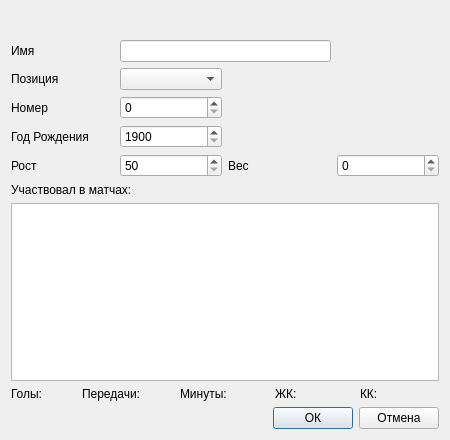
<?xml version="1.0" encoding="UTF-8"?>
<ui version="4.0">
 <class>PlayerDialog</class>
 <widget class="QDialog" name="PlayerDialog">
  <property name="geometry">
   <rect>
    <x>0</x>
    <y>0</y>
    <width>450</width>
    <height>440</height>
   </rect>
  </property>
  <property name="windowTitle">
   <string>Dialog</string>
  </property>
  <layout class="QGridLayout" name="gridLayout_2">
   <item row="0" column="0">
    <widget class="QLabel" name="TitleNameLabel">
     <property name="font">
      <font>
       <pointsize>15</pointsize>
       <weight>75</weight>
       <bold>true</bold>
      </font>
     </property>
     <property name="text">
      <string/>
     </property>
    </widget>
   </item>
   <item row="1" column="0" colspan="10">
    <layout class="QVBoxLayout" name="verticalLayout_2">
     <item>
      <layout class="QGridLayout" name="gridLayout">
       <item row="4" column="2">
        <widget class="QLabel" name="weightLabel">
         <property name="text">
          <string>Вес</string>
         </property>
        </widget>
       </item>
       <item row="4" column="0">
        <widget class="QLabel" name="heightLabel">
         <property name="text">
          <string>Рост</string>
         </property>
        </widget>
       </item>
       <item row="2" column="1">
        <widget class="QSpinBox" name="numberSpinBox"/>
       </item>
       <item row="3" column="0">
        <widget class="QLabel" name="birthLabel">
         <property name="text">
          <string>Год Рождения</string>
         </property>
        </widget>
       </item>
       <item row="2" column="0">
        <widget class="QLabel" name="numberLabel">
         <property name="text">
          <string>Номер</string>
         </property>
        </widget>
       </item>
       <item row="4" column="1">
        <widget class="QSpinBox" name="heightSpinBox">
         <property name="minimum">
          <number>50</number>
         </property>
         <property name="maximum">
          <number>250</number>
         </property>
        </widget>
       </item>
       <item row="4" column="3">
        <widget class="QSpinBox" name="weightSpinBox">
         <property name="maximum">
          <number>200</number>
         </property>
        </widget>
       </item>
       <item row="3" column="1">
        <widget class="QSpinBox" name="birthSpinBox">
         <property name="minimum">
          <number>1900</number>
         </property>
         <property name="maximum">
          <number>2100</number>
         </property>
        </widget>
       </item>
       <item row="1" column="1">
        <widget class="QComboBox" name="positionComboBox"/>
       </item>
       <item row="0" column="0">
        <widget class="QLabel" name="namLabel">
         <property name="text">
          <string>Имя</string>
         </property>
        </widget>
       </item>
       <item row="0" column="1" colspan="2">
        <widget class="QLineEdit" name="nameEdit"/>
       </item>
       <item row="1" column="0">
        <widget class="QLabel" name="positionLabel">
         <property name="text">
          <string>Позиция</string>
         </property>
        </widget>
       </item>
      </layout>
     </item>
     <item>
      <spacer name="verticalSpacer">
       <property name="orientation">
        <enum>Qt::Vertical</enum>
       </property>
       <property name="sizeHint" stdset="0">
        <size>
         <width>17</width>
         <height>13</height>
        </size>
       </property>
      </spacer>
     </item>
     <item>
      <widget class="QLabel" name="matchesLabel">
       <property name="text">
        <string>Участвовал в матчах:</string>
       </property>
      </widget>
     </item>
     <item>
      <layout class="QHBoxLayout" name="horizontalLayout">
       <item>
        <widget class="QTableView" name="tableView">
         <property name="selectionMode">
          <enum>QAbstractItemView::NoSelection</enum>
         </property>
        </widget>
       </item>
       <item>
        <layout class="QVBoxLayout" name="verticalLayout"/>
       </item>
      </layout>
     </item>
    </layout>
   </item>
   <item row="2" column="0">
    <widget class="QLabel" name="label">
     <property name="text">
      <string>Голы:</string>
     </property>
    </widget>
   </item>
   <item row="2" column="1">
    <widget class="QLabel" name="goalsLabel">
     <property name="text">
      <string/>
     </property>
    </widget>
   </item>
   <item row="2" column="2">
    <widget class="QLabel" name="label_2">
     <property name="text">
      <string>Передачи:</string>
     </property>
    </widget>
   </item>
   <item row="2" column="3">
    <widget class="QLabel" name="assistsLabel">
     <property name="text">
      <string/>
     </property>
    </widget>
   </item>
   <item row="2" column="4">
    <widget class="QLabel" name="label_3">
     <property name="text">
      <string>Минуты:</string>
     </property>
    </widget>
   </item>
   <item row="2" column="5">
    <widget class="QLabel" name="minutesLabel">
     <property name="text">
      <string/>
     </property>
    </widget>
   </item>
   <item row="2" column="6">
    <widget class="QLabel" name="label_4">
     <property name="text">
      <string>ЖК:</string>
     </property>
    </widget>
   </item>
   <item row="2" column="7">
    <widget class="QLabel" name="yellowLabel">
     <property name="text">
      <string/>
     </property>
    </widget>
   </item>
   <item row="2" column="8">
    <widget class="QLabel" name="label_5">
     <property name="text">
      <string>КК:</string>
     </property>
    </widget>
   </item>
   <item row="2" column="9">
    <widget class="QLabel" name="redLabel">
     <property name="text">
      <string/>
     </property>
    </widget>
   </item>
   <item row="3" column="5" colspan="5">
    <layout class="QHBoxLayout" name="horizontalLayout_3">
     <item>
      <spacer name="horizontalSpacer">
       <property name="orientation">
        <enum>Qt::Horizontal</enum>
       </property>
       <property name="sizeHint" stdset="0">
        <size>
         <width>40</width>
         <height>20</height>
        </size>
       </property>
      </spacer>
     </item>
     <item>
      <layout class="QHBoxLayout" name="horizontalLayout_2">
       <item>
        <widget class="QPushButton" name="okButton">
         <property name="text">
          <string>ОК</string>
         </property>
        </widget>
       </item>
       <item>
        <widget class="QPushButton" name="cancelButton">
         <property name="text">
          <string>Отмена</string>
         </property>
        </widget>
       </item>
      </layout>
     </item>
    </layout>
   </item>
  </layout>
 </widget>
 <resources/>
 <connections/>
</ui>
